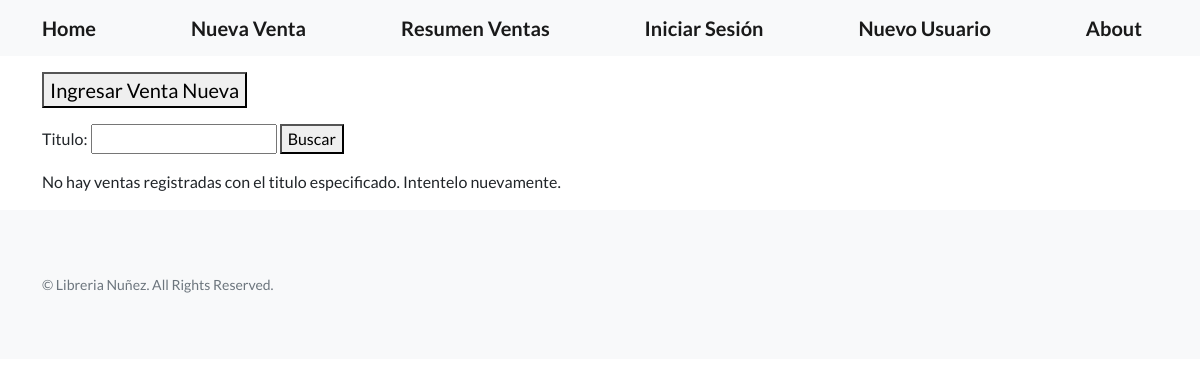
The page /resumen-ventas/ on the database as committed earlier.
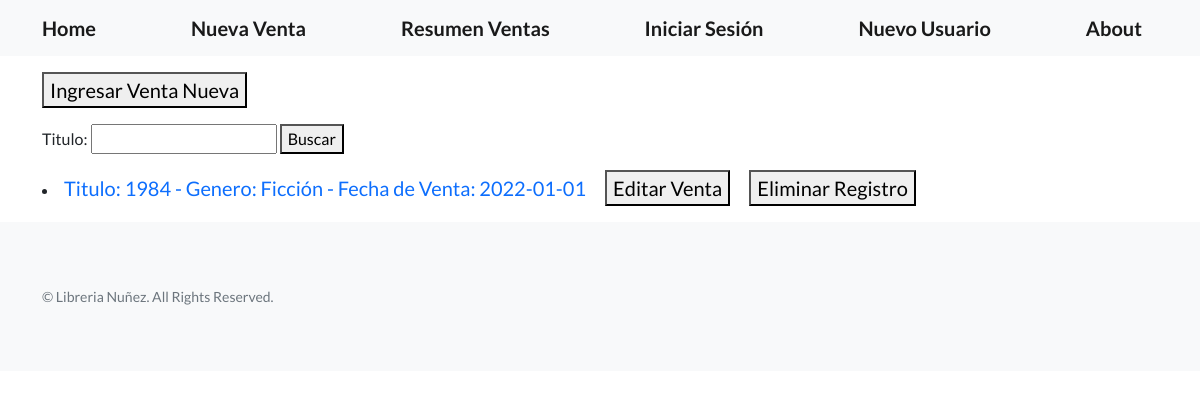
The same page on the database as committed later.
### home/models.py (models this page shows)
class Libreria(models.Model):
    titulo = models.CharField(max_length=30)
    genero = models.CharField(max_length=30)
    mes_venta = models.DateField()
    descripcion = RichTextField(null=True)
    def __str__(self) -> str:
        return f'Titulo: {self.titulo} - Genero: {self.genero} - Fecha de Venta: {self.mes_venta}'

### home/views.py (the view)
# urls.py: path('resumen-ventas/', views.ResumenVentas.as_view(), name='resumen_ventas'),
class ResumenVentas(ListView):
    model = Libreria
    template_name = 'home/resumen_ventas_cbv.html'
    def get_queryset(self):
        titulo = self.request.GET.get('titulo', '')
        if titulo:
            object_list = self.model.objects.filter(titulo__icontains=titulo)
        else:
            object_list = self.model.objects.all()
        return object_list
    def get_context_data(self, **kwargs):
        context = super().get_context_data(**kwargs)
        context["formulario"] = BusquedaLibreriaFormulario()
        return context

### home/forms.py
class BusquedaLibreriaFormulario(forms.Form):
    titulo = forms.CharField(max_length=30, required=False)

### home/templates/home/resumen_ventas_cbv.html (shortened to what this page needs)
{% extends 'home/base.html' %}
{% block mi_contenido  %}
<a class="navbar-brand" href={% url 'nueva_venta' %}><button>Ingresar Venta Nueva</button></a>
<form action={% url 'resumen_ventas' %} method="GET">
      {{formulario}}
      <button>Buscar</button>
</form>
<p>
   {% if object_list %}
      {% for libro in object_list %}
         <li>
            <a class="navbar-brand" href={% url 'ver_venta' libro.id %}>{{libro}}</a>
            <a class="navbar-brand" href={% url 'editar_venta' libro.id %}><button>Editar Venta</button></a>
            <a class="navbar-brand" href={% url 'eliminar_venta' libro.id %}><button>Eliminar Registro</button></a>
         </li>
      {% endfor %}
   {% else %}
   <p>No hay ventas registradas con el titulo especificado. Intentelo nuevamente.</p>
   {% endif %}
</p>
{% endblock mi_contenido  %}

Rows that differ between the two databases and show on the page:
added Libreria: titulo+genero+mes_venta "Titulo: 1984 - Genero: Ficción - Fecha de Venta: 2022-01-01"
Other text that changed with them:
text no longer shown: "No hay ventas registradas con el titulo especificado. Intentelo nuevamente."
